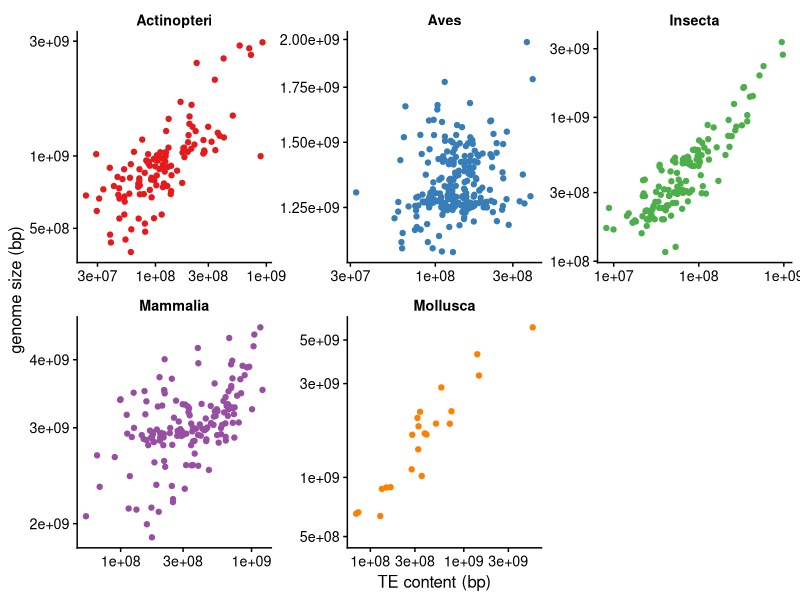
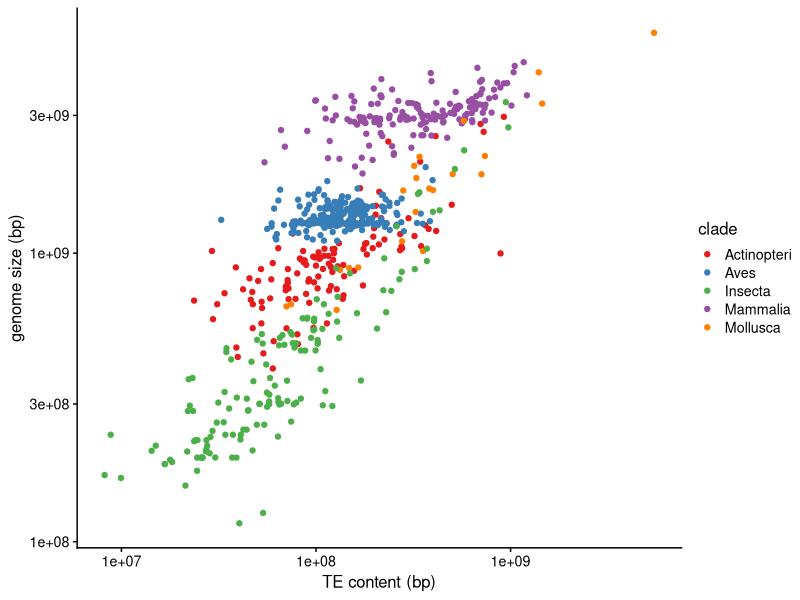
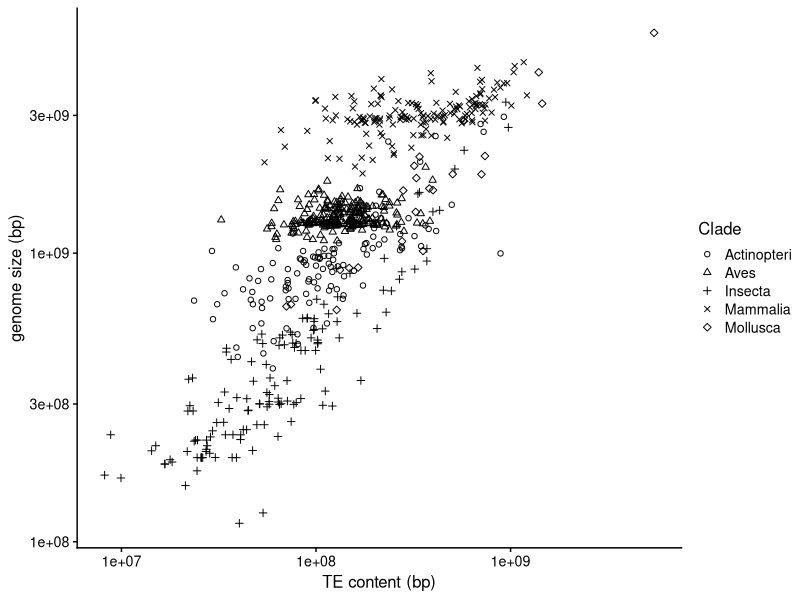
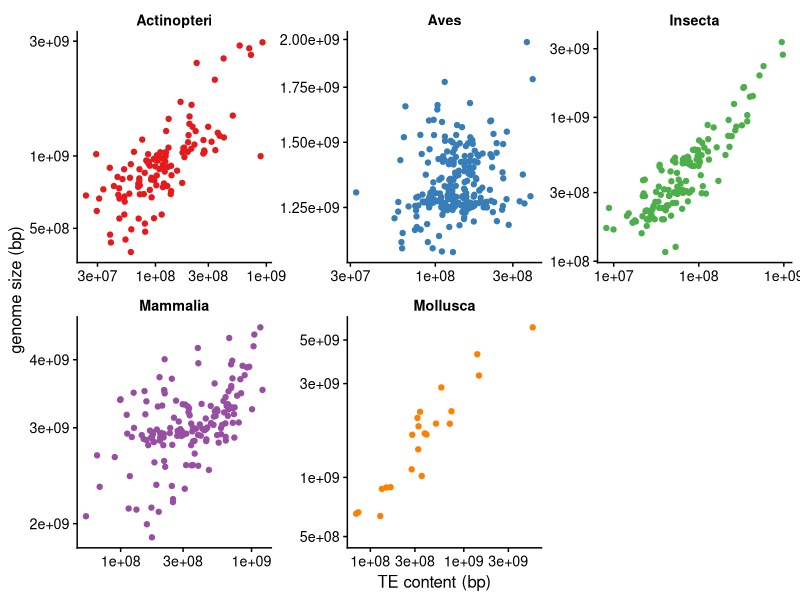

Here is the R script that generated these plots, in order:
# Reanalysis of data from Marino et al, eLife, 2025, "Effective
# population size does not explain long-term variation in genome size
# and transposable element content in animals"
# (doi:10.7554/eLife.100574.3).
library(ggplot2)
library(cowplot)
dat_fig4 <- read.csv("elife-100574-table3-data1-v1.csv",
                     comment.char = "#",stringsAsFactors = FALSE)
dat_fig4 <- subset(dat_fig4,Clade != "")
dat_fig4$Clade <- factor(dat_fig4$Clade)
clade_colors <- c("#e41a1c","#377eb8","#4daf4a","#984ea3","#ff7f00")

# This plot reproduces Fig. 4A (except that I improved the
# colors).
p1 <- ggplot(dat_fig4,aes(x = Overall_TEs_recent_bp,y = Genome_size,
                          color = Clade)) +
  geom_point() +
  scale_x_continuous(trans = "log10") +
  scale_y_continuous(trans = "log10") +
  scale_color_manual(values = clade_colors) +
  labs(x = "TE content (bp)",y = "genome size (bp)",color = "clade") +
  theme_cowplot(font_size = 12)
ggsave("marino_fig4_orig.pdf",p1,height = 4,width = 5.2)

# This plot is better for people that are color blind.
p2 <- ggplot(dat_fig4,aes(x = Overall_TEs_recent_bp,y = Genome_size,
                          shape = Clade)) +
  geom_point() +
  scale_x_continuous(trans = "log10") +
  scale_y_continuous(trans = "log10") +
  scale_shape_manual(values = 1:5) +
  labs(x = "TE content (bp)",y = "genome size (bp)",color = "clade") +
  theme_cowplot(font_size = 12)
ggsave("marino_fig4_colorblind.pdf",p2,height = 4,width = 5.2)

# Here I have visualized the data in a different way to better
# visualize the clade-specific trends.
p3 <- ggplot(dat_fig4,aes(x = Overall_TEs_recent_bp,y = Genome_size,
                          color = Clade)) +
  geom_point() +
  facet_wrap(~Clade,scales = "free") +
  scale_x_continuous(trans = "log10") +
  scale_y_continuous(trans = "log10") +
  scale_color_manual(values = clade_colors) +
  labs(x = "TE content (bp)",y = "genome size (bp)",color = "clade") +
  guides(color = "none") +
  theme_cowplot(font_size = 12) +
  theme(strip.background = element_blank(),
        strip.text = element_text(face = "bold"))
print(p3)
ggsave("marino_fig4_bypanel.pdf",p3,height = 4.75,width = 7.5)
